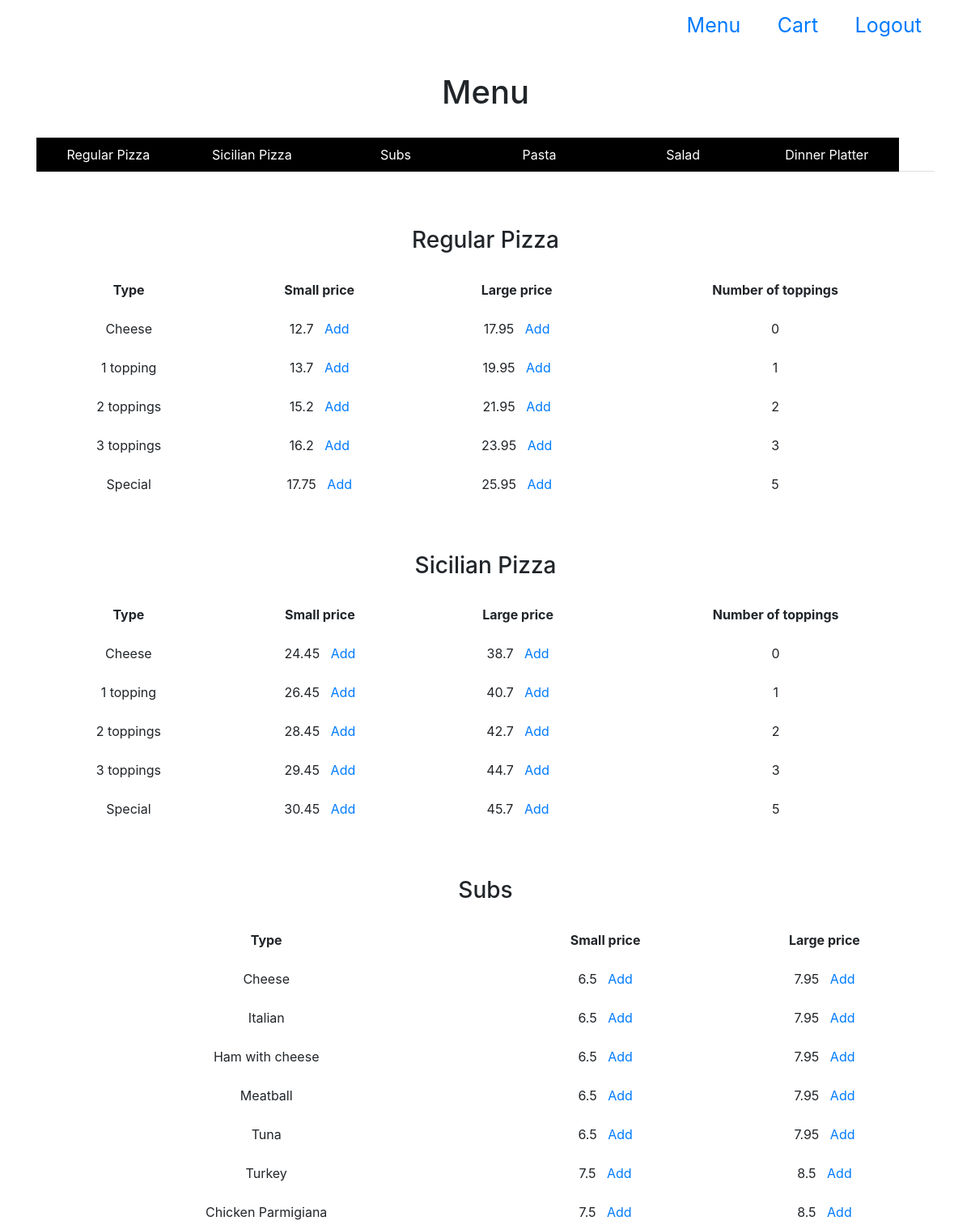
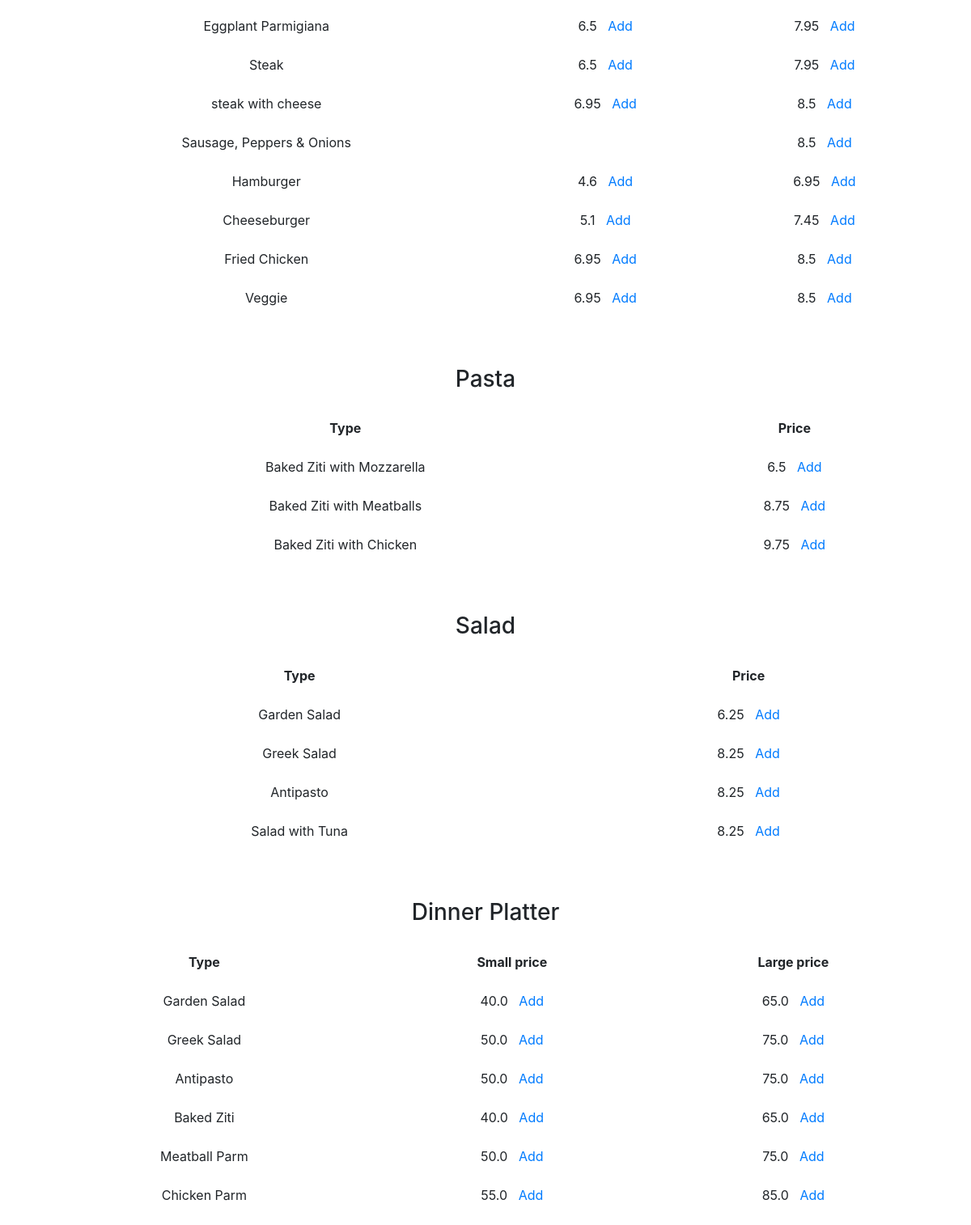
The app's page / (signed in) with its own data (2 pictures, top to bottom).
### orders/models.py (models this page shows, shortened)
class RegularPizza(models.Model):
    name = models.CharField(max_length = 20)
    price_small = models.FloatField()
    price_large = models.FloatField()
    no_of_toppings = models.IntegerField()

class SicilianPizza(models.Model):
    name = models.CharField(max_length = 20)
    price_small = models.FloatField()
    price_large = models.FloatField()
    no_of_toppings = models.IntegerField()

class Sub(models.Model):
    name = models.CharField(max_length = 30)
    price_small = models.FloatField(blank = True, null = True)
    price_large = models.FloatField()

class Pasta(models.Model):
    name = models.CharField(max_length = 30)
    price = models.FloatField()

class Salad(models.Model):
    name = models.CharField(max_length = 30)
    price = models.FloatField()

class DinnerPlatter(models.Model):
    name = models.CharField(max_length = 20)
    price_small = models.FloatField()
    price_large = models.FloatField()

### orders/views.py (the view)
# urls.py: path("", views.index, name="index"),
def index(request):
    if not request.user.is_authenticated:
        return render(request, "users/login.html", {"message": None})
    context = {
        "user": request.user,
        "regularpizza": RegularPizza.objects.all(),
        "sicilianpizza": SicilianPizza.objects.all(),
        "pasta": Pasta.objects.all(),
        "salad": Salad.objects.all(),
        "dinnerplatter": DinnerPlatter.objects.all(),
        "sub": Sub.objects.all(),
        "extra": Extra.objects.all(),
        "topping": Topping.objects.all()
    }
    return render(request, "users/user.html", context)

### orders/templates/users/user.html (shortened to what this page needs)
{% extends "users/base.html" %}
{% block body %}
  <ul class="nav justify-content-end" style="height: 50px; margin-bottom: 40px;">
    <li class="nav-item">
    <a class="nav-link" style="margin-top: 5px; font-size: 25px;"  href="{% url 'index' %}">Menu</a>
    </li>
    <li class="nav-item">
    <a class="nav-link" style="margin-top: 5px; font-size: 25px;"  href="{% url 'cart' %}">Cart</a>
    </li>
    <li class="nav-item">
    <a class="nav-link" style="margin-top: 5px; font-size: 25px;"  href="{% url 'logout' %}">Logout</a>
    </li>
  </ul>
  <h1 style="text-align: center; margin-top: 25px;">Menu</h1>
  <br>
  <ul class="nav nav-tabs">
    <li class="nav-item" style="width: 16%; text-align: center; background-color: black;">
      <a class="nav-link" href="#regularpizza" style="color: white;">Regular Pizza</a>
    </li>
    <li class="nav-item" style="width: 16%; text-align: center; background-color: black;"">
      <a class="nav-link" href="#sicilianpizza" style="color: white;">Sicilian Pizza</a>
    </li>
    <li class="nav-item" style="width: 16%; text-align: center; background-color: black;"">
      <a class="nav-link" href="#sub" style="color: white;">Subs</a>
    </li>
    <li class="nav-item" style="width: 16%; text-align: center; background-color: black;"">
      <a class="nav-link" href="#pasta" style="color: white;">Pasta</a>
    </li>
    <li class="nav-item" style="width: 16%; text-align: center; background-color: black;"">
      <a class="nav-link" href="#salad" style="color: white;">Salad</a>
    </li>
    <li class="nav-item" style="width: 16%; text-align: center; background-color: black;"">
      <a class="nav-link" href="#dinnerplatter" style="color: white;">Dinner Platter</a>
    </li>
  </ul>
  <br>
  <div id="regularpizza" style="text-align: center;">
    <br>
    <h3 style="margin-top: 20px; margin-bottom: 20px;">Regular Pizza</h3>
    <table class="table table-borderless">
    <thead>
      <tr>
        <th scope="col">Type</th>
        <th scope="col">Small price</th>
        <th scope="col">Large price</th>
        <th scope="col">Number of toppings</th>
      </tr>
    </thead>
    <tbody>
      {% for item in regularpizza %}
        <tr>
          <td>{{ item.name }}</td>
          <td>{{ item.price_small }}&nbsp;&nbsp;&nbsp;<a href="{% url 'details' type='RegularPizza' name=item.name size='Small'  price=item.price_small val=item.no_of_toppings %}">Add</a></td>
          <td>{{ item.price_large }}&nbsp;&nbsp;&nbsp;<a href="{% url 'details' type='RegularPizza' name=item.name size='Large'  price=item.price_large val=item.no_of_toppings %}">Add</a></td>
          <td>{{ item.no_of_toppings }}</td>
        </tr>
      {% endfor %}
    </tbody>
    </table>
  </div>
  <div id="sicilianpizza"  style="text-align: center;">
    <br>
    <h3 style="margin-top: 20px; margin-bottom: 20px;">Sicilian Pizza</h3>
    <table class="table table-borderless">
    <thead>
      <tr>
        <th scope="col">Type</th>
        <th scope="col">Small price</th>
        <th scope="col">Large price</th>
        <th scope="col">Number of toppings</th>
      </tr>
    </thead>
    <tbody>
      {% for item in sicilianpizza %}
        <tr>
          <td>{{ item.name }}</td>
          <td>{{ item.price_small }}&nbsp;&nbsp;&nbsp;<a href="{% url 'details' type='SicilianPizza' name=item.name size='Small'  price=item.price_small val=item.no_of_toppings %}">Add</a></td>
          <td>{{ item.price_large }}&nbsp;&nbsp;&nbsp;<a href="{% url 'details' type='SicilianPizza' name=item.name size='Large'  price=item.price_large val=item.no_of_toppings %}">Add</a></td>
          <td>{{ item.no_of_toppings }}</td>
        </tr>
      {% endfor %}
    </tbody>
    </table>
  </div>
  <div id="sub" style="text-align: center;">
    <br>
    <h3 style="margin-top: 20px; margin-bottom: 20px;">Subs</h3>
    <table class="table table-borderless">
    <thead>
      <tr>
        <th scope="col">Type</th>
        <th scope="col">Small price</th>
        <th scope="col">Large price</th>
      </tr>
    </thead>
    <tbody>
      {% for item in sub %}
        <tr>
          <td>{{ item.name }}</td>
          {% if item.price_small == None %}
            <td></td>
          {% else %}
            <td>{{ item.price_small }}&nbsp;&nbsp;&nbsp;<a href="{% url 'details' type='Subs' name=item.name size='Small'  price=item.price_small val=0 %}">Add</a></td>
          {% endif %}
          <td>{{ item.price_large }}&nbsp;&nbsp;&nbsp;<a href="{% url 'details' type='Subs' name=item.name size='Large'  price=item.price_large val=0 %}">Add</a></td>
        </tr>
      {% endfor %}
    </tbody>
    </table>
  </div>
  <div id="pasta" style="text-align: center;">
    <br>
    <h3 style="margin-top: 20px; margin-bottom: 20px;">Pasta</h3>
    <table class="table table-borderless">
    <thead>
      <tr>
        <th scope="col">Type</th>
        <th scope="col">Price</th>
      </tr>
    </thead>
    <tbody>
      {% for item in pasta %}
        <tr>
          <td>{{ item.name }}</td>
          <td>{{ item.price }}&nbsp;&nbsp;&nbsp;<a href="{% url 'details' type='Pasta' name=item.name size='singlesize'  price=item.price val=0 %}">Add</a></td>
        </tr>
      {% endfor %}
    </tbody>
    </table>
  </div>
  <div id="salad" style="text-align: center;">
    <br>
    <h3 style="margin-top: 20px; margin-bottom: 20px;">Salad</h3>
    <table class="table table-borderless">
    <thead>
      <tr>
        <th scope="col">Type</th>
        <th scope="col">Price</th>
      </tr>
    </thead>
    <tbody>
      {% for item in salad %}
        <tr>
          <td>{{ item.name }}</td>
          <td>{{ item.price }}&nbsp;&nbsp;&nbsp;<a href="{% url 'details' type='Salad' name=item.name size='singlesize'  price=item.price val=0 %}">Add</a></td>
        </tr>
      {% endfor %}
    </tbody>
    </table>
  </div>
  <div id="dinnerplatter" style="text-align: center;">
    <br>
    <h3 style="margin-top: 20px; margin-bottom: 20px;">Dinner Platter</h3>
    <table class="table table-borderless">
    <thead>
      <tr>
        <th scope="col">Type</th>
        <th scope="col">Small price</th>
        <th scope="col">Large price</th>
      </tr>
    </thead>
    <tbody>
      {% for item in dinnerplatter %}
        <tr>
          <td>{{ item.name }}</td>
          <td>{{ item.price_small }}&nbsp;&nbsp;&nbsp;<a href="{% url 'details' type='DinnerPlatter' name=item.name size='Small'  price=item.price_small val=0 %}">Add</a></td>
          <td>{{ item.price_large }}&nbsp;&nbsp;&nbsp;<a href="{% url 'details' type='DinnerPlatter' name=item.name size='Large'  price=item.price_large val=0 %}">Add</a></td>
        </tr>
      {% endfor %}
    </tbody>
    </table>
  </div>
{% endblock %}

### orders/templates/users/base.html (shortened to what this page needs)
<!DOCTYPE html>
<html>
    <head>
        <link rel="stylesheet" href="https://maxcdn.bootstrapcdn.com/bootstrap/4.5.0/css/bootstrap.min.css">
    </head>
    <body>
        <div class="container">
            {% block body %}
            {% endblock %}
        </div>
    </body>
</html>

### records on screen
RegularPizza: name "Cheese", price_small "12.7", price_large "17.95", no_of_toppings "0"
RegularPizza: name "1 topping", price_small "13.7", price_large "19.95", no_of_toppings "1"
RegularPizza: name "2 toppings", price_small "15.2", price_large "21.95", no_of_toppings "2"
RegularPizza: name "3 toppings", price_small "16.2", price_large "23.95", no_of_toppings "3"
RegularPizza: name "Special", price_small "17.75", price_large "25.95", no_of_toppings "5"
SicilianPizza: name "Cheese", price_small "24.45", price_large "38.7", no_of_toppings "0"
SicilianPizza: name "1 topping", price_small "26.45", price_large "40.7", no_of_toppings "1"
SicilianPizza: name "2 toppings", price_small "28.45", price_large "42.7", no_of_toppings "2"
SicilianPizza: name "3 toppings", price_small "29.45", price_large "44.7", no_of_toppings "3"
SicilianPizza: name "Special", price_small "30.45", price_large "45.7", no_of_toppings "5"
Sub: name "Cheese", price_small "6.5", price_large "7.95"
Sub: name "Italian", price_small "6.5", price_large "7.95"
Sub: name "Ham with cheese", price_small "6.5", price_large "7.95"
Sub: name "Meatball", price_small "6.5", price_large "7.95"
Sub: name "Tuna", price_small "6.5", price_large "7.95"
Sub: name "Turkey", price_small "7.5", price_large "8.5"
Sub: name "Chicken Parmigiana", price_small "7.5", price_large "8.5"
Sub: name "Eggplant Parmigiana", price_small "6.5", price_large "7.95"
Sub: name "Steak", price_small "6.5", price_large "7.95"
Sub: name "steak with cheese", price_small "6.95", price_large "8.5"
Sub: name "Sausage, Peppers & Onions", price_large "8.5"
Sub: name "Hamburger", price_small "4.6", price_large "6.95"
Sub: name "Cheeseburger", price_small "5.1", price_large "7.45"
Sub: name "Fried Chicken", price_small "6.95", price_large "8.5"
Sub: name "Veggie", price_small "6.95", price_large "8.5"
Pasta: name "Baked Ziti with Mozzarella", price "6.5"
Pasta: name "Baked Ziti with Meatballs", price "8.75"
Pasta: name "Baked Ziti with Chicken", price "9.75"
Salad: name "Garden Salad", price "6.25"
Salad: name "Greek Salad", price "8.25"
Salad: name "Antipasto", price "8.25"
Salad: name "Salad with Tuna", price "8.25"
DinnerPlatter: name "Garden Salad", price_small "40.0", price_large "65.0"
DinnerPlatter: name "Greek Salad", price_small "50.0", price_large "75.0"
DinnerPlatter: name "Antipasto", price_small "50.0", price_large "75.0"
DinnerPlatter: name "Baked Ziti", price_small "40.0", price_large "65.0"
DinnerPlatter: name "Meatball Parm", price_small "50.0", price_large "75.0"
DinnerPlatter: name "Chicken Parm", price_small "55.0", price_large "85.0"
